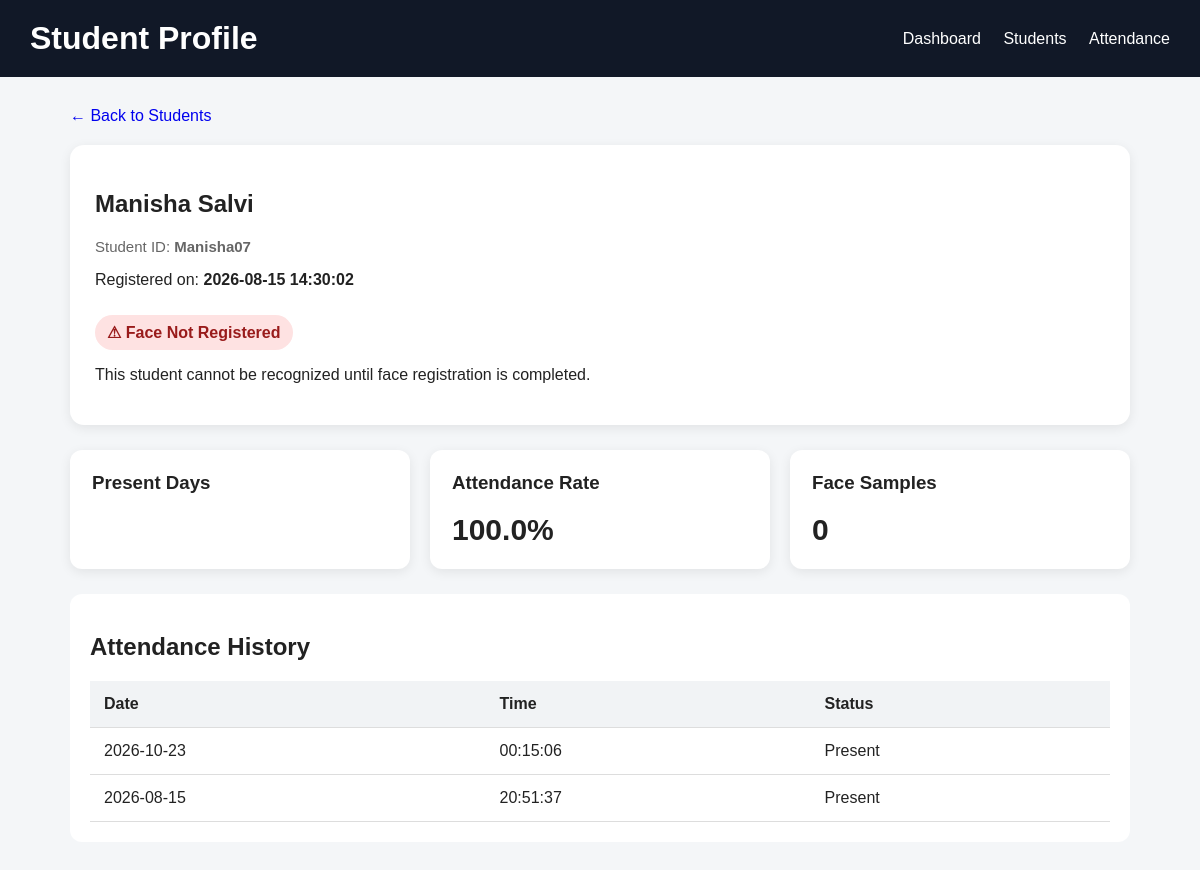
Screenshot of /student/Manisha07 (signed in) with the database file from the repository.
### tables this page shows
CREATE TABLE students (
            id INTEGER PRIMARY KEY AUTOINCREMENT,
            student_id TEXT UNIQUE NOT NULL,
            name TEXT NOT NULL,
            created_at TIMESTAMP DEFAULT CURRENT_TIMESTAMP
        );

CREATE TABLE attendance (
            id INTEGER PRIMARY KEY AUTOINCREMENT,
            student_id TEXT NOT NULL,
            date TEXT NOT NULL,
            time TEXT NOT NULL,
            status TEXT NOT NULL, subject_code
            TEXT,
            FOREIGN KEY (student_id)
                REFERENCES students(student_id)
        );

### app.py (the view, shortened to what this page needs)
@app.route(
    "/student/<student_id>"
)
@login_required
def student_profile(student_id):
    connection = get_connection()
    cursor = connection.cursor()
    cursor.execute("""
        SELECT
            id,
            student_id,
            name,
            created_at
        FROM students
        WHERE student_id = ?
    """, (student_id,))
    student = cursor.fetchone()
    cursor.execute("""
        SELECT
            date,
            time,
            status,
            subject_code
        FROM attendance
        WHERE student_id = ?
        ORDER BY date DESC, time DESC
    """, (student_id,))
    attendance_history = (
        cursor.fetchall()
    )
    cursor.execute("""
        SELECT COUNT(DISTINCT date)
        AS total
        FROM attendance
        WHERE student_id = ?
        AND status = 'Present'
    """, (student_id,))
    present_days = cursor.fetchone()["total"]
    cursor.execute("""
        SELECT COUNT(DISTINCT date)
        AS total
        FROM attendance
        WHERE student_id = ?
    """, (student_id,))
    total_attendance_days = (
        cursor.fetchone()["total"]
    )
    if total_attendance_days > 0:
        attendance_percentage = round(
            (
                present_days
                / total_attendance_days
            ) * 100,
            1
        )
    else:
        attendance_percentage = 0
    student_folder = os.path.join(
        "students",
        student_id
    )
    embedding_count = 0
    face_registered = (
        embedding_count > 0
    )
    connection.close()
    return render_template(
        "student_profile.html",
        student=student,
        attendance_history=attendance_history,
        present_days=present_days,
        total_attendance_days=total_attendance_days,
        attendance_percentage=attendance_percentage,
        face_registered=face_registered,
        embedding_count=embedding_count
    )

### app.py (called while the page is built)
def get_connection():
    os.makedirs("data", exist_ok=True)
    connection = sqlite3.connect(
        DATABASE_FILE
    )
    connection.row_factory = sqlite3.Row
    return connection

def login_required(function):
    @wraps(function)
    def decorated_function(*args, **kwargs):
        if not session.get("logged_in"):
            return redirect("/login")
        return function(*args, **kwargs)
    return decorated_function

### templates/student_profile.html (shortened to what this page needs)
<!DOCTYPE html>
<html lang="en">
<head>
</head>
<body>
<header class="header">
    <h1>
        Student Profile
    </h1>
    <div>
        <a href="/">
            Dashboard
        </a>
        <a href="/students">
            Students
        </a>
        <a href="/attendance">
            Attendance
        </a>
    </div>
</header>
<div class="container">
    <a
        class="back"
        href="/students"
    >
        ← Back to Students
    </a>
    <div class="profile-card">
        <h2>
            {{ student.name }}
        </h2>
        <div class="student-id">
            Student ID:
            <strong>
                {{ student.student_id }}
            </strong>
        </div>
        <p>
            Registered on:
            <strong>
                {{ student.created_at }}
            </strong>
        </p>
        {% if face_registered %}
        <span
            class="face-status registered"
        >
            ✓ Face Registered
        </span>
        <p>
            {{ embedding_count }}
            face embeddings stored.
        </p>
        {% else %}
        <span
            class="face-status not-registered"
        >
            ⚠ Face Not Registered
        </span>
        <p>
            This student cannot be recognized
            until face registration is completed.
        </p>
        {% endif %}
    </div>
    <div class="stats">
        <div class="stat">
            <h3>
                Present Days
            </h3>
        </div>
        <div class="stat">
            <h3>
                Attendance Rate
            </h3>
            <div class="number">
                {{ "%.1f"|format(attendance_percentage) }}%
            </div>
        </div>
        <div class="stat">
            <h3>
                Face Samples
            </h3>
            <div class="number">
                {{ embedding_count }}
            </div>
        </div>
    </div>
    <div class="history">
        <h2>
            Attendance History
        </h2>
        <table>
            <thead>
                <tr>
                    <th>
                        Date
                    </th>
                    <th>
                        Time
                    </th>
                    <th>
                        Status
                    </th>
                </tr>
            </thead>
            <tbody>
                {% for record in attendance_history %}
                <tr>
                    <td>
                        {{ record.date }}
                    </td>
                    <td>
                        {{ record.time }}
                    </td>
                    <td>
                        {{ record.status }}
                    </td>
                </tr>
                {% else %}
                <tr>
                    <td colspan="3">
                        No attendance records yet.
                    </td>
                </tr>
                {% endfor %}
            </tbody>
        </table>
    </div>
</div>
</body>
</html>

### templates/student_profile.html (style rules this page uses)
* { box-sizing: border-box; }
body { margin: 0; font-family: Arial, sans-serif; background: #f4f6f8; color: #222; }
.header { background: #111827; color: white; padding: 20px 30px; display: flex; justify-content: space-between; align-items: center; flex-wrap: wrap; gap: 15px; }
.header h1 { margin: 0; }
.header a { color: white; text-decoration: none; margin-left: 18px; }
.container { max-width: 1100px; margin: 30px auto; padding: 0 20px; }
.profile-card { background: white; border-radius: 14px; padding: 25px; margin-bottom: 25px; box-shadow: 0 3px 12px rgba(0,0,0,0.08); }
.student-id { color: #666; font-size: 15px; }
.stats { display: grid; grid-template-columns: repeat(3, 1fr); gap: 20px; margin-bottom: 25px; }
.stat { background: white; padding: 22px; border-radius: 12px; box-shadow: 0 3px 12px rgba(0,0,0,0.08); }
.stat h3 { margin-top: 0; }
.number { font-size: 30px; font-weight: bold; }
.face-status { display: inline-block; padding: 8px 12px; border-radius: 20px; margin-top: 10px; font-weight: bold; }
.not-registered { background: #fee2e2; color: #991b1b; }
.history { background: white; padding: 20px; border-radius: 12px; overflow-x: auto; }
table { width: 100%; border-collapse: collapse; }
th, td { padding: 14px; text-align: left; border-bottom: 1px solid #ddd; }
th { background: #f1f3f5; }
.back { display: inline-block; margin-bottom: 20px; text-decoration: none; }

### rows the page displays
students: name "Manisha Salvi", student_id "Manisha07", created_at "2026-08-15 14:30:02"
attendance: date "2026-10-23", time "00:15:06", status "Present"
attendance: date "2026-08-15", time "20:51:37", status "Present"

### other values shown
{{ "%.1f"|format(attendance_percentage) }} "100.0"
{{ embedding_count }} "0"
